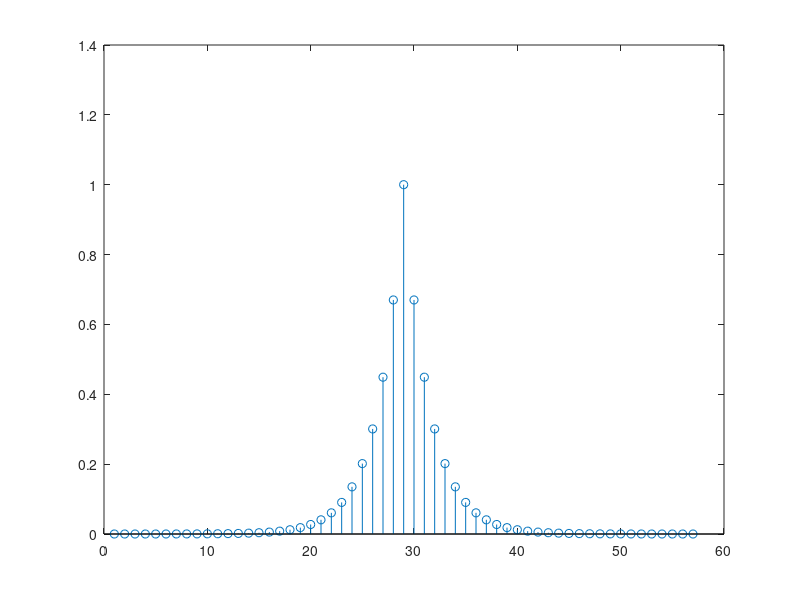

The MATLAB script that drew this image: (Note: this script raises an error after producing the figure.)
clc; close all; clear global; clearvars;

% Input signal
load('rec_input.mat');

snr_db = 10;
snr_lin = 10^(snr_db/10);

% Matched filter
q_mf = qc(end:-1:1);

% h
h = conv(q_mf, qc);

figure()
stem(h);

t0 = find(h==max(h));

y = filter(q_mf,1,r_c);

y = y(t0:end);
y = downsample(y,4);

detected = zeros(length(y),1);

for i=1:length(detected)
    detected(i) = QPSK_detector(y(i));
end

numerrs = 0;
for i=t0:length(detected)
    if ( detected(i) ~= in_bits(i-t0+1) )
        numerrs = numerrs + 1;
    end
end